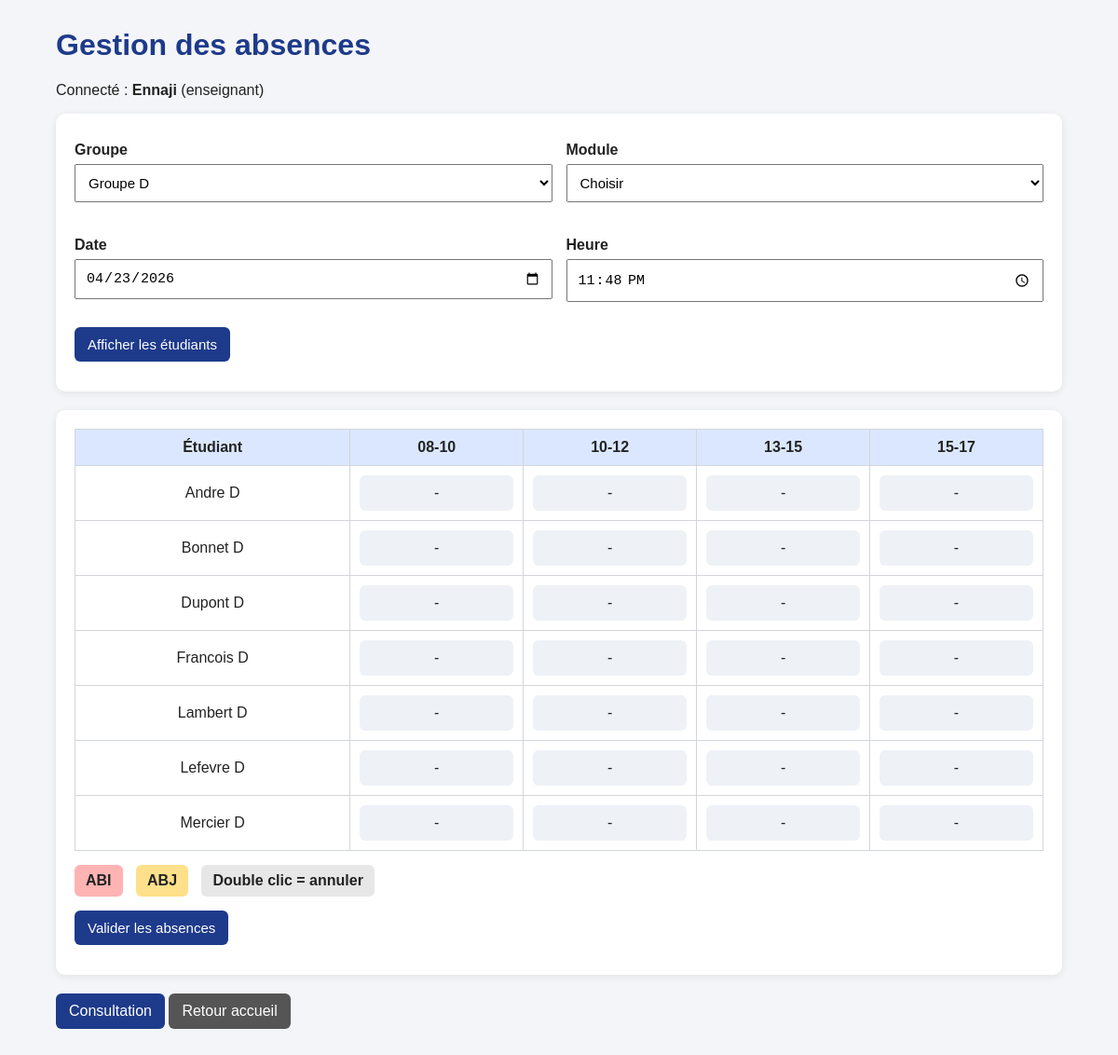
The app's page /absences.php?groupe=4 (signed in) with its own data.
### tables this page shows
CREATE TABLE `etudiants` (
  `id` int(11) NOT NULL AUTO_INCREMENT,
  `nom` varchar(100) NOT NULL,
  `prenom` varchar(100) NOT NULL,
  `groupe_id` int(11) NOT NULL,
  `login` varchar(50) DEFAULT NULL,
  `motdepasse` varchar(255) DEFAULT NULL,
  PRIMARY KEY (`id`)
);

### php/fonctions.php (called while the page is built)
<?php
function proteger($texte) {
    return htmlspecialchars($texte, ENT_QUOTES, 'UTF-8');
}
?>

### absences.php (the view, shortened to what this page needs)
<?php
require_once "php/connexion_bd.php";
require_once "php/fonctions.php";
$groupes = $pdo->query("SELECT * FROM groupes")->fetchAll(PDO::FETCH_ASSOC);
$etudiants = [];
$groupeChoisi = "";
$dateChoisie = date("Y-m-d");
$heureChoisie = date("H:i");
if (isset($_GET["groupe"]) && $_GET["groupe"] != "") {
    $groupeChoisi = $_GET["groupe"];
    $dateChoisie = $_GET["date_seance"] ?? date("Y-m-d");
    $heureChoisie = $_GET["heure_seance"] ?? date("H:i");
    $sql = "SELECT * FROM etudiants WHERE groupe_id = ? ORDER BY nom, prenom";
    $stmt = $pdo->prepare($sql);
    $stmt->execute([$groupeChoisi]);
    $etudiants = $stmt->fetchAll(PDO::FETCH_ASSOC);
}
$creneaux = ["08-10", "10-12", "13-15", "15-17"];
?>
<!DOCTYPE html>
<html lang="fr">
<head>
    <link rel="stylesheet" href="css/style.css">
</head>
<body>
<div class="container">
    <h1>Gestion des absences</h1>
    <p>
        Connecté : <strong><?php echo proteger($_SESSION["user_nom"]); ?></strong>
        (<?php echo proteger($_SESSION["user_role"]); ?>)
    </p>
    <div class="card">
        <form method="get" class="form-grid">
            <div>
                <label>Groupe</label>
                <select name="groupe" required>
                    <?php foreach ($groupes as $groupe): ?>
                        <option value="<?php echo $groupe["id"]; ?>" <?php if ($groupeChoisi == $groupe["id"]) echo "selected"; ?>>
                            <?php echo proteger($groupe["nom"]); ?>
                        </option>
                    <?php endforeach; ?>
                </select>
            </div>
            <div>
                <label>Module</label>
                <select name="module" required>
                    <option value="">Choisir</option>
                </select>
            </div>
            <div>
                <label>Date</label>
                <input type="date" name="date_seance" value="<?php echo $dateChoisie; ?>" required>
            </div>
            <div>
                <label>Heure</label>
                <input type="time" name="heure_seance" value="<?php echo $heureChoisie; ?>" required>
            </div>
            <div class="full-row">
                <button type="submit">Afficher les étudiants</button>
            </div>
        </form>
    </div>
    <?php if (!empty($etudiants)): ?>
        <div class="card">
            <form method="post" action="php/sauvegarder_absences.php" id="formAbsences">
                <table>
                    <thead>
                        <tr>
                            <th>Étudiant</th>
                            <?php foreach ($creneaux as $creneau): ?>
                                <th><?php echo $creneau; ?></th>
                            <?php endforeach; ?>
                        </tr>
                    </thead>
                    <tbody>
                        <?php foreach ($etudiants as $etudiant): ?>
                            <tr>
                                <td><?php echo proteger($etudiant["nom"]) . " " . proteger($etudiant["prenom"]); ?></td>
                                <?php foreach ($creneaux as $creneau): ?>
                                    <td>
                                        <div class="case-absence"
                                             data-etudiant="<?php echo $etudiant["id"]; ?>"
                                             data-creneau="<?php echo $creneau; ?>"
                                             data-type="AUCUNE">-</div>
                                    </td>
                                <?php endforeach; ?>
                            </tr>
                        <?php endforeach; ?>
                    </tbody>
                </table>
                <div class="legend">
                    <span class="badge abi">ABI</span>
                    <span class="badge abj">ABJ</span>
                    <span class="badge neutre">Double clic = annuler</span>
                </div>
                <button type="submit">Valider les absences</button>
            </form>
        </div>
    <?php endif; ?>
    <div class="actions-bottom">
        <a class="btn" href="consultation.php">Consultation</a>
        <a class="btn secondary" href="index.php">Retour accueil</a>
    </div>
</div>
</body>
</html>

### css/style.css (style rules this page uses)
body { font-family: Arial, sans-serif; background: #f3f5f8; margin: 0; padding: 0; color: #222; }
.container { width: 90%; max-width: 1100px; margin: 30px auto; }
h1, h2 { color: #1e3a8a; }
.card { background: white; border-radius: 10px; padding: 20px; margin-bottom: 20px; box-shadow: 0 2px 8px rgba(0,0,0,0.08); }
label { display: block; margin-top: 10px; margin-bottom: 6px; font-weight: bold; }
input, select, button { padding: 10px; font-size: 15px; margin-bottom: 12px; }
input, select { width: 100%; box-sizing: border-box; }
button, .btn { background: #1e3a8a; color: white; border: none; border-radius: 6px; cursor: pointer; text-decoration: none; display: inline-block; padding: 10px 14px; }
.btn.secondary { background: #555; }
.form-grid { display: grid; grid-template-columns: repeat(2, 1fr); gap: 15px; }
.full-row { grid-column: 1 / -1; }
table { width: 100%; border-collapse: collapse; background: white; }
th, td { border: 1px solid #d2d6dc; padding: 10px; text-align: center; }
th { background: #dbe7ff; }
.case-absence { background: #eef2f7; padding: 10px; border-radius: 6px; cursor: pointer; user-select: none; }
.legend { margin: 15px 0; }
.badge { display: inline-block; padding: 8px 12px; border-radius: 6px; margin-right: 10px; font-weight: bold; }
.badge.abi { background: #ffb3b3; }
.badge.abj { background: #ffe08a; }
.badge.neutre { background: #e7e7e7; }
.actions-bottom { margin-top: 20px; }

### records on screen
etudiants: nom "Andre", prenom "D"
etudiants: nom "Bonnet", prenom "D"
etudiants: nom "Dupont", prenom "D"
etudiants: nom "Francois", prenom "D"
etudiants: nom "Lambert", prenom "D"
etudiants: nom "Lefevre", prenom "D"
etudiants: nom "Mercier", prenom "D"

### other values on screen
proteger($_SESSION["user_nom"]) "Ennaji"
proteger($_SESSION["user_role"]) "enseignant"
$creneau "08-10"
$creneau "10-12"
$creneau "13-15"
$creneau "15-17"
form field groupe "Groupe D"
